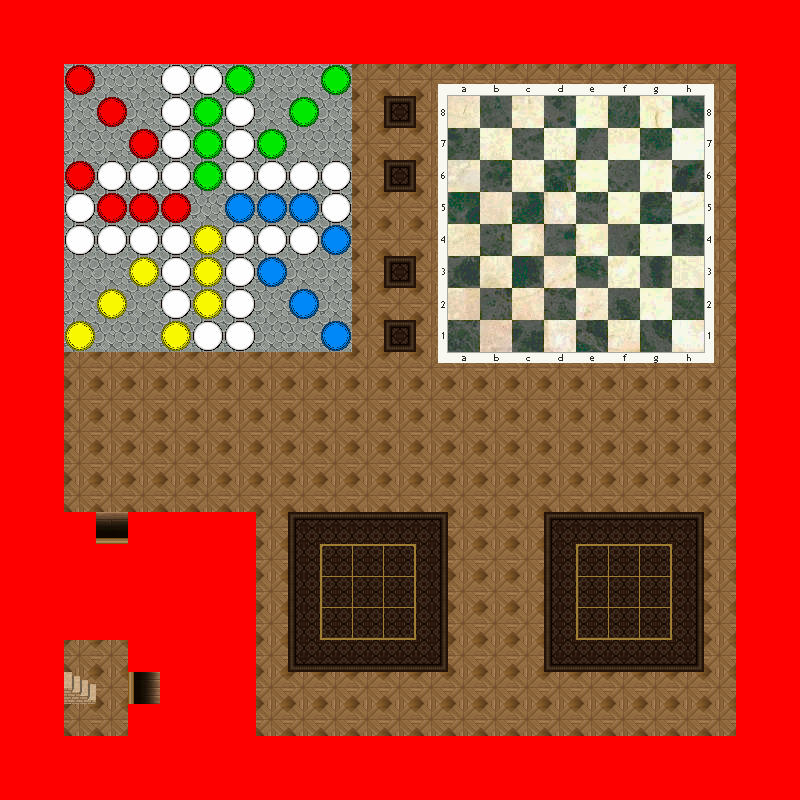

A 2D game scene composited from a Tiled map and its tileset images. What follows is a short description and the map's XML, with each tile layer's data collapsed to a summary:
An orthogonal 25x25 tile map with 32x32 px tiles, 8 tile layers (0_floor, 1_terrain, 2_object, 3_roof, ...), 32 tilesets.

<map version="1.0" orientation="orthogonal" width="25" height="25" tilewidth="32" tileheight="32">
 <tileset name="carpets_2" firstgid="1" tilewidth="32" tileheight="32">
  <image source="../../tileset/furniture/carpet/carpets_2.png" trans="ff00ff" width="128" height="96" />
 </tileset>
 <tileset name="barrel" firstgid="13" tilewidth="32" tileheight="32">
  <image source="../../tileset/item/pot/barrel.png" width="32" height="64" />
 </tileset>
 <tileset name="bright_bookshelf_and_cupboard" firstgid="15" tilewidth="32" tileheight="32">
  <image source="../../tileset/furniture/shelve/bright_bookshelf_and_cupboard.png" width="96" height="64" />
 </tileset>
 <tileset name="flowering_plant" firstgid="21" tilewidth="32" tileheight="32">
  <image source="../../tileset/plant/indoor/flowering_plant.png" width="64" height="32" />
 </tileset>
 <tileset name="pot_grey" firstgid="23" tilewidth="32" tileheight="32">
  <image source="../../tileset/item/pot/pot_grey.png" width="32" height="32" />
 </tileset>
 <tileset name="pot_plant" firstgid="24" tilewidth="32" tileheight="32">
  <image source="../../tileset/plant/indoor/pot_plant.png" width="32" height="96" />
 </tileset>
 <tileset name="wooden_pale" firstgid="27" tilewidth="32" tileheight="32">
  <image source="../../tileset/furniture/table/wooden_pale.png" width="32" height="32" />
 </tileset>
 <tileset name="bushes" firstgid="28" tilewidth="32" tileheight="32">
  <image source="../../tileset/plant/bush/bushes.png" trans="ffffff" width="160" height="64" />
 </tileset>
 <tileset name="collision" firstgid="38" tilewidth="32" tileheight="32">
  <image source="../../tileset/logic/collision.png" width="32" height="32" />
 </tileset>
 <tileset name="plant" firstgid="39" tilewidth="32" tileheight="32">
  <image source="../../tileset/plant/indoor/oriental_plant.png" width="32" height="64" />
 </tileset>
 <tileset name="beer" firstgid="41" tilewidth="32" tileheight="32">
  <image source="../../tileset/furniture/table/table_with_beer_dark.png" width="160" height="64" />
 </tileset>
 <tileset name="stool" firstgid="51" tilewidth="32" tileheight="32">
  <image source="../../tileset/furniture/chair/stool.png" width="32" height="32" />
 </tileset>
 <tileset name="tiles" firstgid="52" tilewidth="32" tileheight="32">
  <image source="../../tileset/ground/indoor/floors_3.png" width="192" height="64" />
 </tileset>
 <tileset name="rug" firstgid="64" tilewidth="32" tileheight="32">
  <image source="../../tileset/furniture/carpet/brown_rug.png" width="96" height="128" />
 </tileset>
 <tileset name="kitchen" firstgid="76" tilewidth="32" tileheight="32">
  <image source="../../tileset/furniture/kitchen/cabinets.png" width="128" height="224" />
 </tileset>
 <tileset name="household" firstgid="104" tilewidth="32" tileheight="32">
  <image source="../../tileset/item/household/food_preparation.png" width="128" height="128" />
 </tileset>
 <tileset name="sciany" firstgid="120" tilewidth="32" tileheight="32">
  <image source="../../tileset/pol/waly/int_plazy.png" width="96" height="288" />
 </tileset>
 <tileset name="doors" firstgid="147" tilewidth="32" tileheight="32">
  <image source="../../tileset/pol/domki/drzwi/door_drewno_int.png" width="160" height="96" />
 </tileset>
 <tileset name="schody" firstgid="162" tilewidth="32" tileheight="32">
  <image source="../../tileset/building/stairs/dark_stairs.png" width="32" height="64" />
 </tileset>
 <tileset name="Beds" firstgid="164" tilewidth="32" tileheight="32">
  <image source="../../tileset/furniture/bed/bed_grey.png" width="32" height="96" />
 </tileset>
 <tileset name="portale" firstgid="167" tilewidth="32" tileheight="32">
  <image source="../../tileset/logic/portal.png" width="224" height="32" />
 </tileset>
 <tileset name="Nieuprawniony" firstgid="174" tilewidth="32" tileheight="32">
  <image source="../../tileset/furniture/table/rectangular_with_meals.png" width="96" height="96" />
 </tileset>
 <tileset name="tables" firstgid="183" tilewidth="32" tileheight="32">
  <image source="../../tileset/furniture/table/wooden_rectangular.png" width="96" height="64" />
 </tileset>
 <tileset name="owoce" firstgid="189" tilewidth="32" tileheight="32">
  <image source="../../tileset/logic/item/fruits.png" width="96" height="32" />
 </tileset>
 <tileset name="warzywa" firstgid="192" tilewidth="32" tileheight="32">
  <image source="../../tileset/logic/item/vegetable.png" width="416" height="32" />
 </tileset>
 <tileset name="Nieuprawniony" firstgid="205" tilewidth="32" tileheight="32">
  <image source="../../tileset/logic/item/meat_and_fish.png" width="160" height="32" />
 </tileset>
 <tileset name="Nieuprawniony" firstgid="210" tilewidth="32" tileheight="32">
  <image source="../../tileset/logic/item/mushroom.png" width="192" height="32" />
 </tileset>
 <tileset name="bilardzik" firstgid="216" tilewidth="32" tileheight="32">
  <image source="../../tileset/pol/klan/bilard_stol.png" width="96" height="160" />
 </tileset>
 <tileset name="komputer" firstgid="231" tilewidth="32" tileheight="32">
  <image source="../../tileset/furniture/other/comp_things.png" width="64" height="96" />
 </tileset>
 <tileset name="chindus" firstgid="237" tilewidth="32" tileheight="32">
  <image source="../../tileset/pol/chinczyk.png" width="96" height="96" />
 </tileset>
 <tileset name="szachy" firstgid="246" tilewidth="32" tileheight="32">
  <image source="../../tileset/pol/szachownica.png" width="320" height="320" />
 </tileset>
 <tileset name="kk" firstgid="346" tilewidth="32" tileheight="32">
  <image source="../../tileset/pol/tictactoe.png" width="96" height="96" />
 </tileset>
 <layer name="0_floor" width="25" height="25">
  <data>[625 cells, 625 non-empty, 14 distinct tile ids]</data>
 </layer>
 <layer name="1_terrain" width="25" height="25">
  <data>[625 cells, 221 non-empty, 24 distinct tile ids]</data>
 </layer>
 <layer name="2_object" width="25" height="25">
  <data>[625 cells, 174 non-empty, 114 distinct tile ids]</data>
 </layer>
 <layer name="3_roof" width="25" height="25">
  <data>[625 cells, 0 non-empty, 0 distinct tile ids]</data>
 </layer>
 <layer name="4_roof_add" width="25" height="25">
  <data>[625 cells, 0 non-empty, 0 distinct tile ids]</data>
 </layer>
 <layer name="objects" width="25" height="25">
  <data>[625 cells, 0 non-empty, 0 distinct tile ids]</data>
 </layer>
 <layer name="collision" width="25" height="25">
  <data>[625 cells, 218 non-empty, 1 distinct tile ids]</data>
 </layer>
 <layer name="protection" width="25" height="25">
  <data>[625 cells, 0 non-empty, 0 distinct tile ids]</data>
 </layer>
</map>
